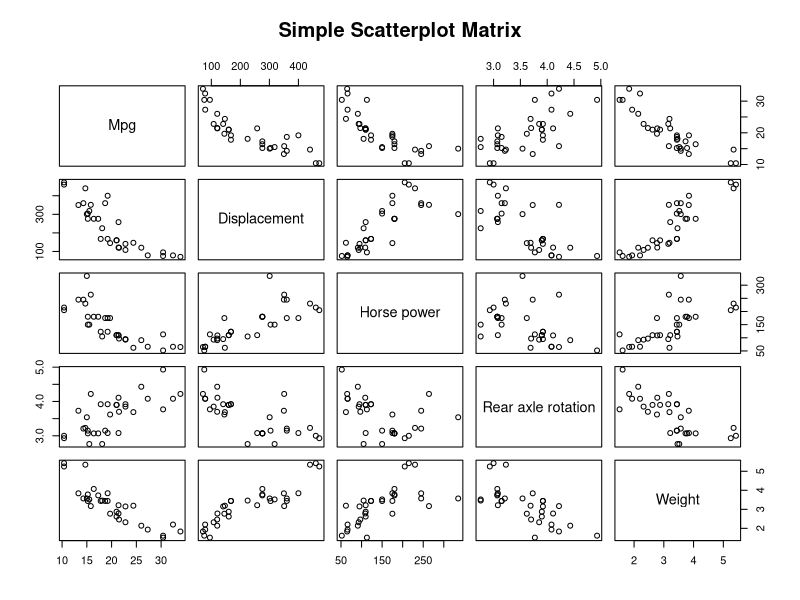
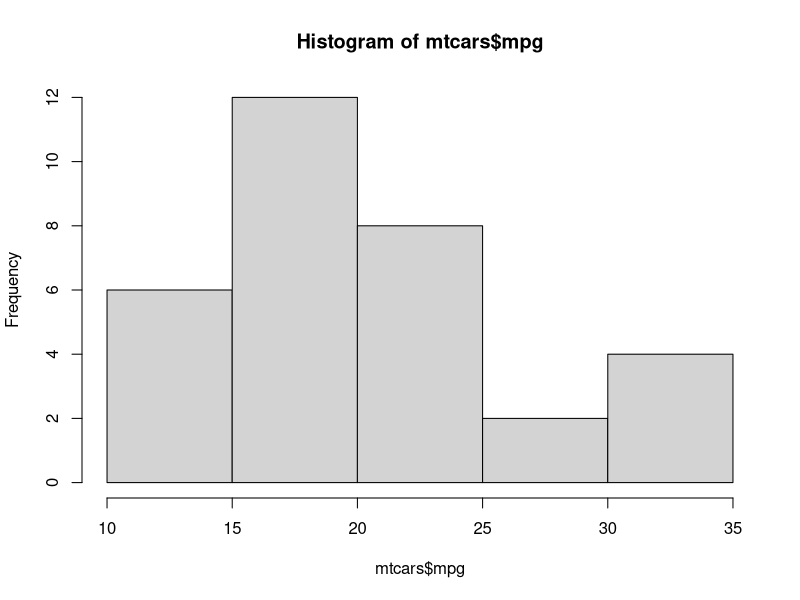
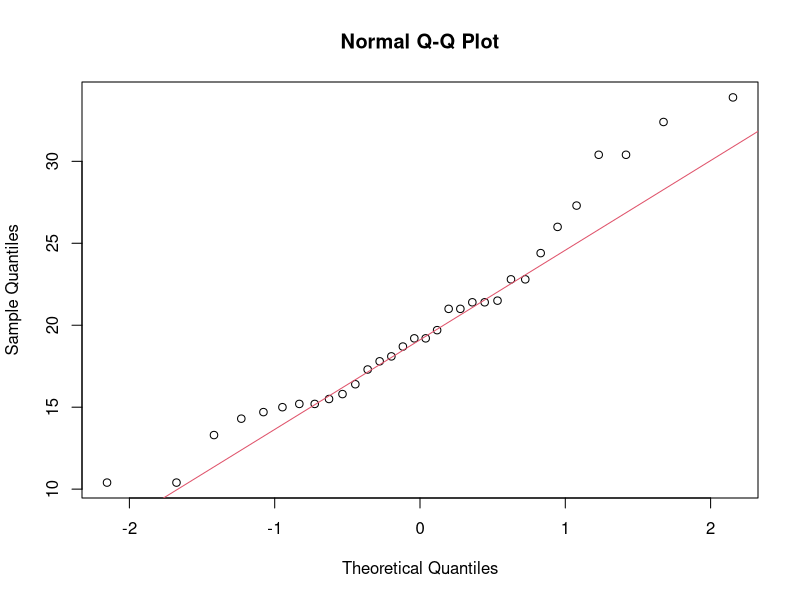
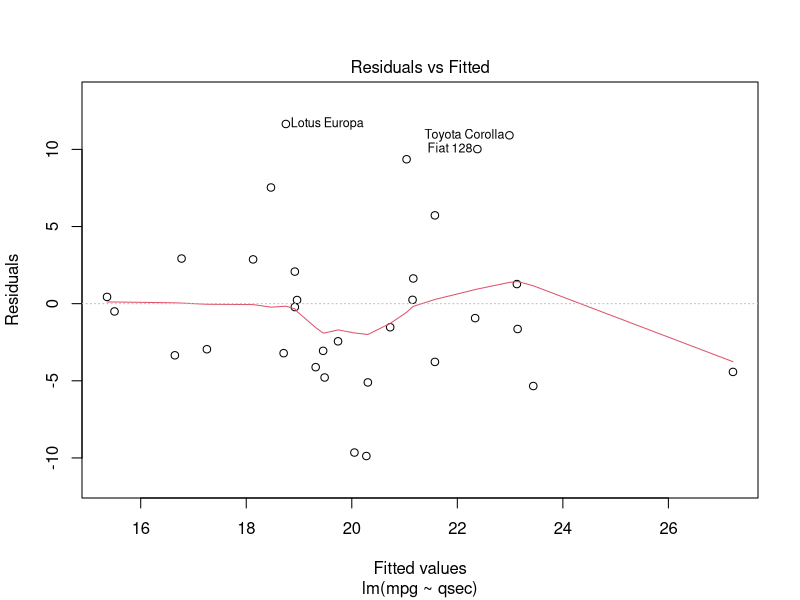
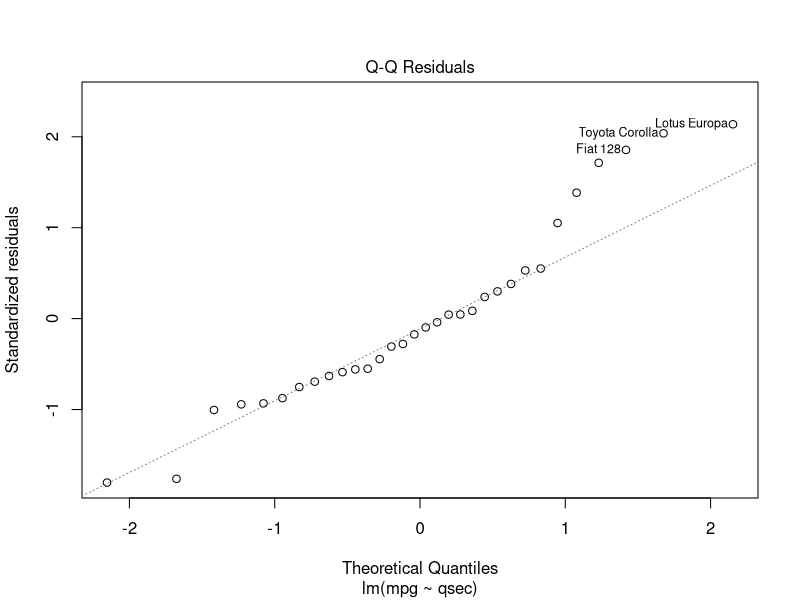
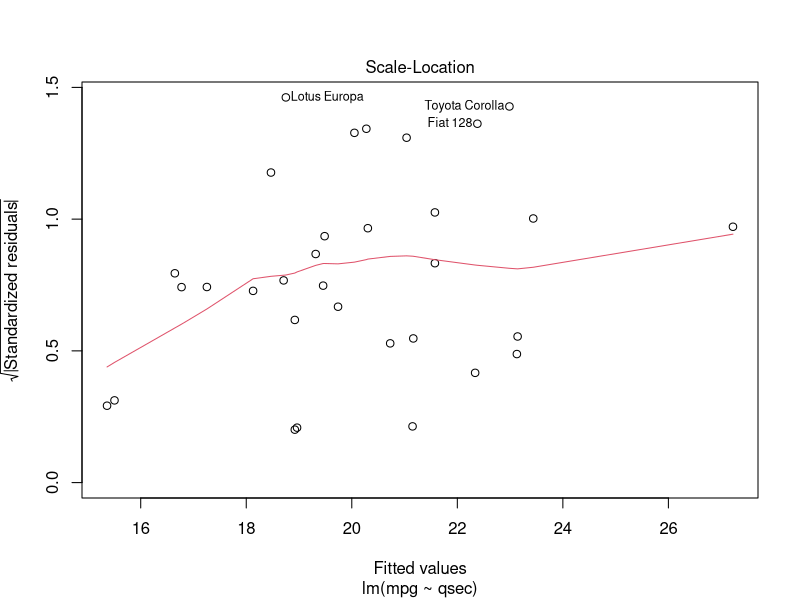
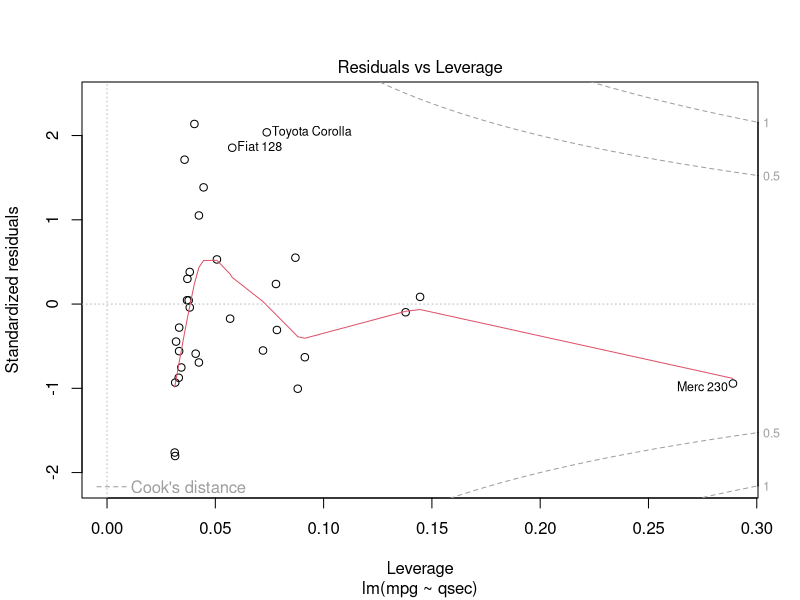
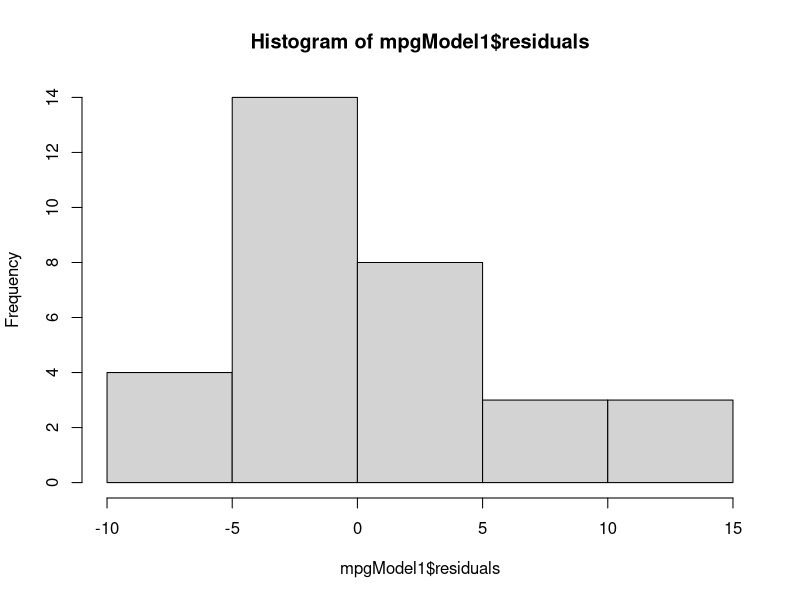

Recreate these plots in R, in order. (Note: this script raises an error after producing the figures.)
## ---- chunk 1
knitr::opts_chunk$set(echo = TRUE) # echo code so reader can see what is happening
knitr::opts_chunk$set(warning = FALSE)
knitr::opts_chunk$set(message = FALSE)
knitr::opts_chunk$set(fig_caption = TRUE)
knitr::opts_chunk$set(fig_height = 6) # default, make it bigger to stretch vertical axis
knitr::opts_chunk$set(fig_width = 8) # full width
knitr::opts_chunk$set(tidy = TRUE) # tidy up code in case echo = TRUE
## ---- chunk 2
# Set start time ----
startTime <- Sys.time()

# Load required packages ----
reqLibs <- c("rms",
       "stargazer",
       "car",
       "broom",
       "ggplot2",
       "data.table"
       )
       
# do this to install them first if needed
#install.packages(x)
print("Loading required packages")

# be careful - this will return a FALSE if a package doesn't load but the script will NOT stop!
lapply(reqLibs, require, character.only = T)
## ---- chunk 3
# R has a very useful built-in dataset called mtcars
# http://stat.ethz.ch/R-manual/R-devel/library/datasets/html/mtcars.html

# A data frame with 32 observations on 11 variables.
# [, 1] 	mpg 	Miles/(US) gallon
# [, 2] 	cyl 	Number of cylinders
# [, 3] 	disp 	Displacement (cu.in.)
# [, 4] 	hp 	Gross horsepower
# [, 5] 	drat 	Rear axle ratio
# [, 6] 	wt 	Weight (1000 lbs)
# [, 7] 	qsec 	1/4 mile time
# [, 8] 	vs 	V/S
# [, 9] 	am 	Transmission (0 = automatic, 1 = manual)
# [,10] 	gear 	Number of forward gears
# [,11] 	carb 	Number of carburetors 


# Load mtcars ----
mtcars <- mtcars

summary(mtcars) # base method
## ---- chunk 4
names(mtcars)
pairs(~mpg+disp+hp+drat+wt,labels=c(
  "Mpg","Displacement","Horse power", 
  "Rear axle rotation","Weight"), data=mtcars, main="Simple Scatterplot Matrix")
## ---- chunk 5
# test with a histogram
hist(mtcars$mpg)

# test with a qq plot
qqnorm(mtcars$mpg); qqline(mtcars$mpg, col = 2)

shapiro.test(mtcars$mpg)
# if p > 0.05 => normal 

# is it? Beware: shapiro-wilks is less robust as N -> 
## ---- chunk 6
# qsec = time to go 1/4 mile from stationary
mpgModel1 <- lm(mpg ~ qsec, mtcars)

# results?
summary(mpgModel1)
## ---- chunk 7
# Diagnostics ----

message("# Diagnostic plots")

plot(mpgModel1)

message("# Normality of residuals")

hist(mpgModel1$residuals)

qqnorm(mpgModel1$residuals); qqline(mpgModel1$residuals, col = 2)

shapiro.test(mpgModel1$residuals)

message("# Normality of standardised residuals")

# it is usual to do these checks for standardised residuals - but the results are the same
# add casewise diagnostics back into dataframe
mtcars$studentised.residuals <- rstudent(mpgModel1)

qqnorm(mtcars$studentised.residuals); qqline(mtcars$studentised.residuals, col = 2)

shapiro.test(mtcars$studentised.residuals)

# if p > 0.05 => normal 
# is it?
# But don't rely on the test espcially with large n
## ---- chunk 8
# The 'car' package has some nice graphs to help here
car::qqPlot(mpgModel1) # shows default 95% CI
car::spreadLevelPlot(mpgModel1)
message("# Do we think the variance of the residuals is constant?")
message("# Did the plot suggest a transformation? If so, why?")

message("# autocorrelation/independence of errors")
car::durbinWatsonTest(mpgModel1)
# if p < 0.05 then a problem as implies autocorrelation
# what should we conclude? Why? Could you have spotted that in the model summary?

message("# homoskedasticity")
plot(mtcars$mpg,mpgModel1$residuals)
abline(h = mean(mpgModel1$residuals), col = "red") # add the mean of the residuals (yay, it's zero!)

message("# homoskedasticity: formal test")
car::ncvTest(mpgModel1)
# if p > 0.05 then there is heteroskedasticity
# what do we conclude from the tests?
## ---- chunk 9
summary(mpgModel1)
## ---- chunk 10
# wt = weight of car
mpgModel2 <- lm(mpg ~ qsec + wt, mtcars)

# results?
summary(mpgModel2)
## ---- chunk 11
# Diagnostics ----

car::qqPlot(mpgModel2) # shows default 95% CI
car::spreadLevelPlot(mpgModel2)
message("# Do we think the variance of the residuals is constant?")
message("# Did the plot suggest a transformation? If so, why?")

message("# autocorrelation/independence of errors")
car::durbinWatsonTest(mpgModel2)
# if p < 0.05 then a problem as implies autocorrelation
# what should we conclude? Why? Could you have spotted that in the model summary?

message("# homoskedasticity")
plot(mtcars$mpg,mpgModel2$residuals)
abline(h = mean(mpgModel2$residuals), col = "red") # add the mean of the residuals (yay, it's zero!)

message("# homoskedasticity: formal test")
car::ncvTest(mpgModel2)
# if p > 0.05 then there is heteroskedasticity

# but also
message("# additional assumption checks (now there are 2 predictors)")

message("# -> collinearity")
car::vif(mpgModel2)
# if any values > 10 -> problem

message("# -> tolerance")
1/car::vif(mpgModel2)
# if any values < 0.2 -> possible problem
# if any values < 0.1 -> definitely a problem

# what do we conclude from the tests?
## ---- chunk 12
# save the residuals via broom
resids <- augment(mpgModel2)

# plot fitted vs residuals
ggplot(resids, aes(x = .fitted, y = .resid)) + 
    geom_point(size = 1)
## ---- chunk 13
# comparing models

message("# test significant difference between models")
anova(mpgModel1, mpgModel2)
# what should we conclude from that?
## ---- chunk 14
# Model 1
# save results as log odds
# the cbind function simply 'glues' the columns together side by side
mpgModel1Results_CI <- cbind(Coef = coef(mpgModel1),
                              confint(mpgModel1),
                             p = round(summary(mpgModel1)$coefficients[,4], 3)
                             )
mpgModel1Results_CI
## ---- chunk 15
# Model 1 bf
# use confint to report confidence intervals with bonferroni corrected level
bc_p1 <- 0.05/length(mpgModel1$coefficients)

# save results as log odds
# the cbind function simply 'glues' the columns together side by side
mpgModel1Results_bf <- cbind(Coef = coef(mpgModel1),
                              confint(mpgModel1, level = 1 - bc_p1),
                             p = round(summary(mpgModel1)$coefficients[,4], 3)
                             )
mpgModel1Results_bf
## ---- chunk 16
# Model 2 bf
# use confint to report confidence intervals with bonferroni corrected level
bc_p2 <- 0.05/length(mpgModel2$coefficients)

# save results as log odds
# the cbind function simply 'glues' the columns together side by side
mpgModel2Results_bf <- cbind(Coef = coef(mpgModel2),
                             confint(mpgModel2,level = 1 - bc_p2),
                             p = round(summary(mpgModel2)$coefficients[,4], 3)
                             )

mpgModel2Results_bf
## ---- chunk 17
stargazer(mpgModel1, mpgModel2, 
          title = "Model results",
          ci = TRUE, 
          single.row = TRUE,type = "html")
## ---- chunk 18
stargazer(mpgModel1, mpgModel2, 
          title = "Model results",
          ci = TRUE, 
          report = c("vcsp*"),
          single.row = TRUE,type = "html")
## ---- chunk 19
stargazer(mpgModel1, mpgModel2, 
          title = "Model results",
          ci = TRUE, 
          style = "all",
          single.row = TRUE,type = "html")
## ---- chunk 20
stargazer(mpgModel1, mpgModel2, 
          title = "Model results",
          ci = TRUE, 
          style = "aer",
          single.row = TRUE,type = "html")
## ---- chunk 21
stargazer(mpgModel1, mpgModel2, 
          title = "Model results",
          ci = TRUE, 
          style = "demography",
          single.row = TRUE,type = "html")
## ---- chunk 22
# Broom converts the model results into a data frame (very useful!)
mpgModel1DT <- as.data.table(tidy(mpgModel1))

# add the 95% CI
mpgModel1DT$ci_lower <- mpgModel1DT$estimate - qnorm(0.975) * mpgModel1DT$std.error 
mpgModel1DT$ci_upper <- mpgModel1DT$estimate + qnorm(0.975) * mpgModel1DT$std.error
mpgModel1DT <- mpgModel1DT[, model := "Model 1"] # add model label for ggplot to pick up

# repeat for model 2
mpgModel2DT <- as.data.table(tidy(mpgModel2))
mpgModel2DT$ci_lower <- mpgModel2DT$estimate - qnorm(0.975) * mpgModel2DT$std.error 
mpgModel2DT$ci_upper <- mpgModel2DT$estimate + qnorm(0.975) * mpgModel2DT$std.error
mpgModel2DT <- mpgModel2DT[, model := "Model 2"] # add model label for ggplot to pick up

# rbind the data tables so you have long form data
modelsDT <- rbind(mpgModel1DT, mpgModel2DT)

# plot the coefficients using colour to distinguish the models and plot the 95% CIs
ggplot(modelsDT, aes(x=term, y=estimate, fill = model)) + 
  geom_bar(position=position_dodge(), stat="identity") + 
  geom_errorbar(aes(ymin=ci_lower, 
                    ymax=ci_upper),
                    width=.2,
                    position=position_dodge(.9)
                    ) +
  labs(title = "Model results",
       x = 'Variable',
       y = 'Coefficient',
       caption = paste0("Model 1 & 2 results, Error bars = 95% CI",
                        "\n Data: mtcars")
       ) +
  coord_flip() # rotate for legibility
                
